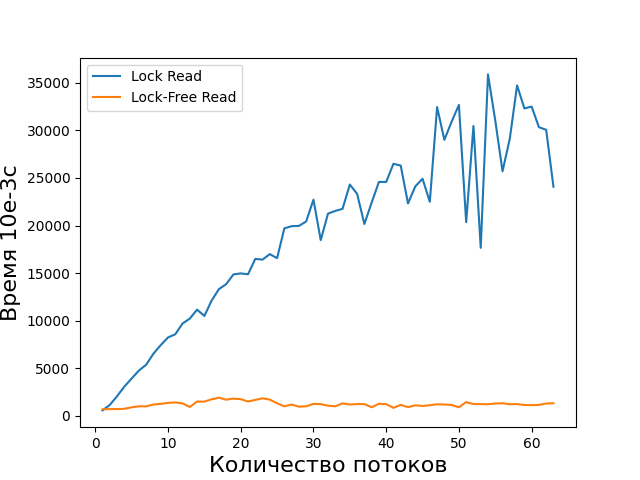

Here is the Python script that generated this plot:
#
# @file FindMultiThread.h
#
# @author Pavel Chursin
# @date Oct 2020
#

import matplotlib.pyplot as plt
import numpy as np

from scipy.interpolate import interp1d

with open("FindMultiThreadSelection.bin", mode='rb') as file:
    fileContent = file.read()

dataset = []

for i in range(0, len(fileContent), 4):
    dataset.append(
        int.from_bytes(
            fileContent[i:i + 4],
            byteorder='little', signed=True)
        )

selection = list(range(1, 64))

findselection = dataset[:len(dataset) // 2]
findlockfreeselection = dataset[len(dataset) // 2:]

fig, ax = plt.subplots()
plt.xlabel("Количество потоков", fontsize=16)
plt.ylabel("Время 10e-3с", fontsize=16)
ax.plot(selection, findselection, label="Lock read")
ax.plot(selection, findlockfreeselection, label="Lock-Free read")
ax.legend()

fig.savefig("./FindMultiThread")
plt.show()